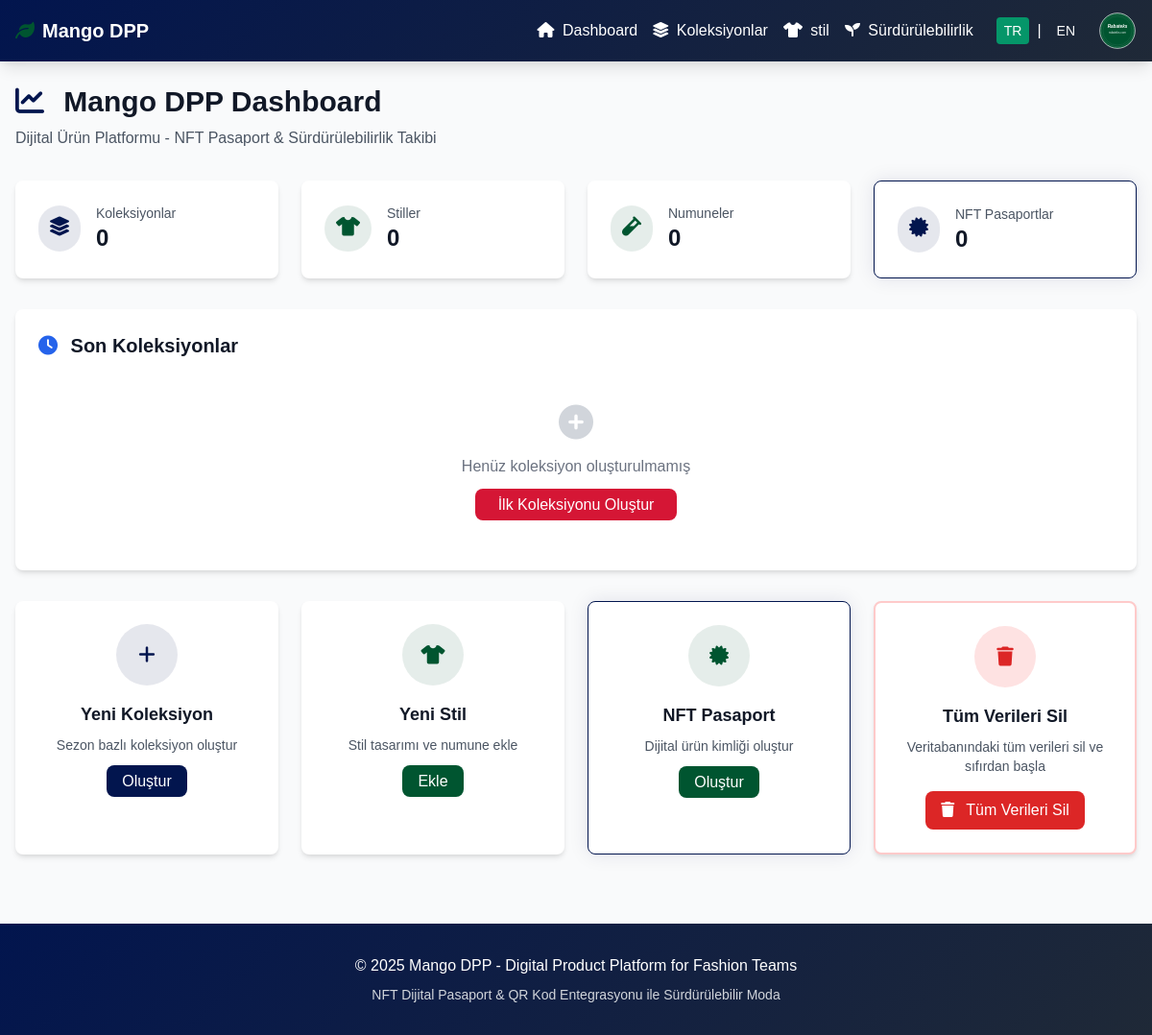
Before: / with the older database file.
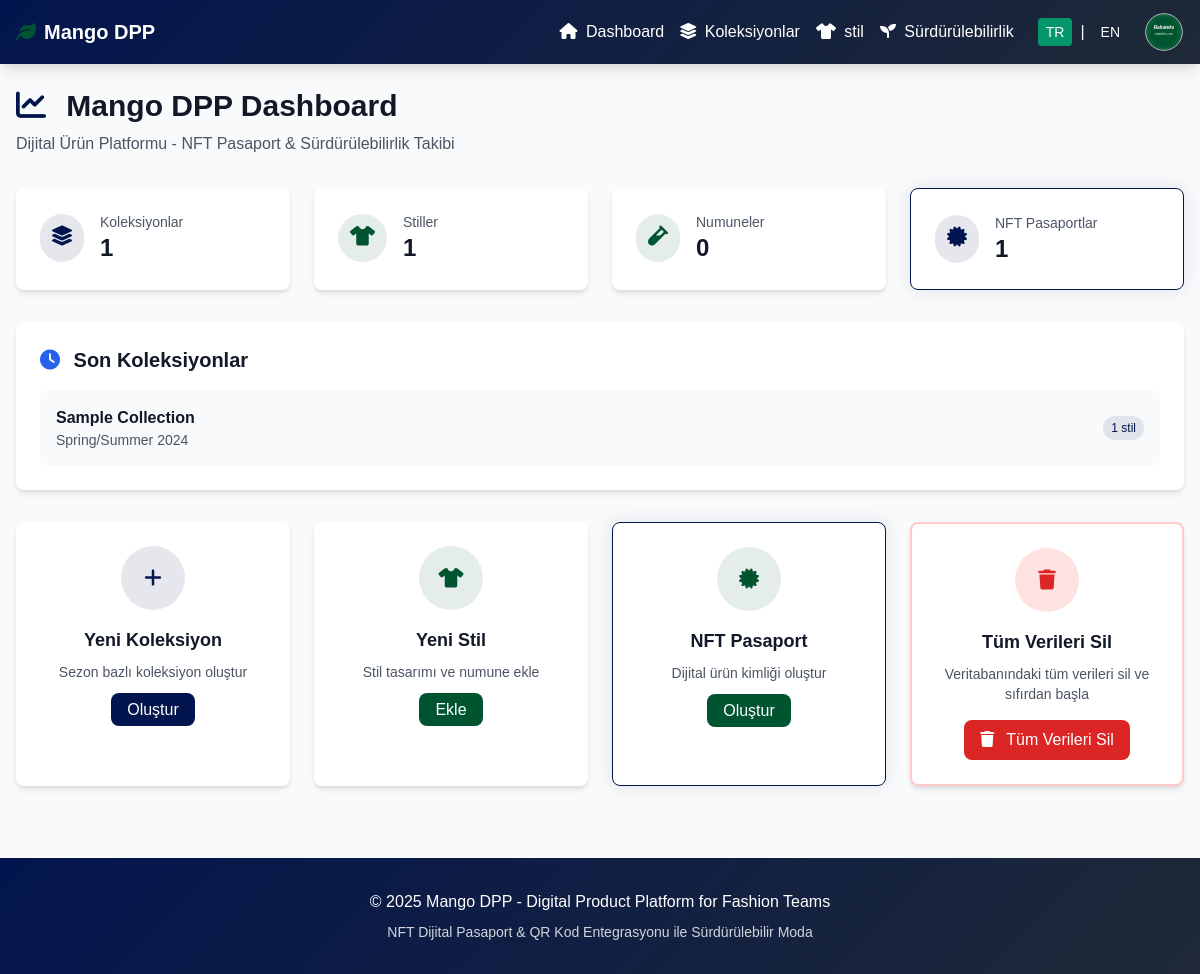
After: the same page with the newer database file.
### models.py (models this page shows)
class Collection(Base):
    __tablename__ = "collections"
    id = Column(String, primary_key=True)
    name = Column(String, nullable=False)
    season = Column(String, nullable=False)
    year = Column(Integer, nullable=False)
    description = Column(Text)
    created_at = Column(DateTime, default=datetime.utcnow)
    styles = relationship("Style", back_populates="collection")

### main.py (the view)
@app.get("/")
async def dashboard(request: Request, db: Session = Depends(get_db)):
    lang = get_language(request)
    collections = mango_dpp.get_collections(db)
    styles = mango_dpp.get_styles(db)
    nfts = mango_dpp.get_nfts(db)
    stats = {
        "total_collections": len(collections),
        "total_styles": len(styles),
        "total_samples": 0,  # Placeholder
        "total_nfts": len(nfts)
    }
    response = templates.TemplateResponse("dashboard.html", {
        "request": request,
        "stats": stats,
        "collections": collections[:5],
        "lang": lang,
        "t": get_all_texts(lang)
    })
    response.headers["Content-Type"] = "text/html; charset=utf-8"
    return response

### templates/dashboard.html (shortened to what the changed rows need)
{% extends "base.html" %}
{% block content %}
<div class="mb-8">
    <h1 class="text-3xl font-bold text-gray-900 mb-2">
        <i class="fas fa-chart-line text-navy mr-3"></i>
        {{ t['dashboard_title'] if t else "Mango DPP Dashboard" }}
    </h1>
</div>
<div class="grid grid-cols-1 md:grid-cols-2 lg:grid-cols-4 gap-6 mb-8">
    <a href="/collections" class="bg-white rounded-lg shadow-md p-6 card-hover block hover:shadow-lg transition-shadow">
        <div class="flex items-center">
            <div class="ml-4">
                <p class="text-sm font-medium text-gray-600">{{ t['total_collections'] if t else "Collections" }}</p>
                <p class="text-2xl font-semibold text-gray-900">{{ stats.total_collections }}</p>
            </div>
        </div>
    </a>
    <a href="/styles" class="bg-white rounded-lg shadow-md p-6 card-hover block hover:shadow-lg transition-shadow">
        <div class="flex items-center">
            <div class="ml-4">
                <p class="text-sm font-medium text-gray-600">{{ t['total_styles'] if t else "Styles" }}</p>
                <p class="text-2xl font-semibold text-gray-900">{{ stats.total_styles }}</p>
            </div>
        </div>
    </a>
    <a href="/styles" class="bg-white rounded-lg shadow-md p-6 card-hover nft-glow block hover:shadow-lg transition-shadow">
        <div class="flex items-center">
            <div class="ml-4">
                <p class="text-sm font-medium text-gray-600">{{ t['total_nfts'] if t else "NFT Passports" }}</p>
                <p class="text-2xl font-semibold text-gray-900">{{ stats.total_nfts }}</p>
            </div>
        </div>
    </a>
</div>
<div class="bg-white rounded-lg shadow-md p-6 mb-8">
    <h2 class="text-xl font-semibold text-gray-900 mb-4">
        <i class="fas fa-clock text-blue-600 mr-2"></i>
        {{ t['recent_collections'] if t else "Recent Collections" }}
    </h2>
    {% if collections %}
        <div class="space-y-4">
            {% for collection in collections %}
            <div class="flex items-center justify-between p-4 bg-gray-50 rounded-lg">
                <div>
                    <h3 class="font-semibold text-gray-900">{{ collection.name }}</h3>
                    <p class="text-sm text-gray-600">{{ collection.season }} {{ collection.year }}</p>
                </div>
                <div class="flex items-center space-x-2">
                    <span class="bg-navy-light text-navy text-xs px-2 py-1 rounded-full">
                        {{ collection.styles|length }} {{ 'styles' if lang == 'en' else 'stil' }}
                    </span>
                </div>
            </div>
            {% endfor %}
        </div>
    {% else %}
        <div class="text-center py-8">
            <i class="fas fa-plus-circle text-4xl text-gray-300 mb-4"></i>
            <p class="text-gray-500 mb-4">{{ t['no_collections_yet'] if t else "No collections created yet" }}</p>
            <a href="/collections" class="btn-red-special text-white px-6 py-2 rounded-lg transition-colors">
                {{ t['create_first_collection'] if t else "Create First Collection" }}
            </a>
        </div>
    {% endif %}
</div>
{% endblock %}

Changed rows visible on the page:
added Collection: name "Sample Collection", season "Spring/Summer", year "2024", styles|length "1", value "stil"
Other visible differences:
{{ stats.total_collections }}: "0" → "1"
{{ stats.total_styles }}: "0" → "1"
{{ stats.total_nfts }}: "0" → "1"
{{ t['no_collections_yet'] if t else "No collections created yet" }}: "Henüz koleksiyon oluşturulmamış" → (not shown)
{{ t['create_first_collection'] if t else "Create First Collection" }}: "İlk Koleksiyonu Oluştur" → (not shown)
